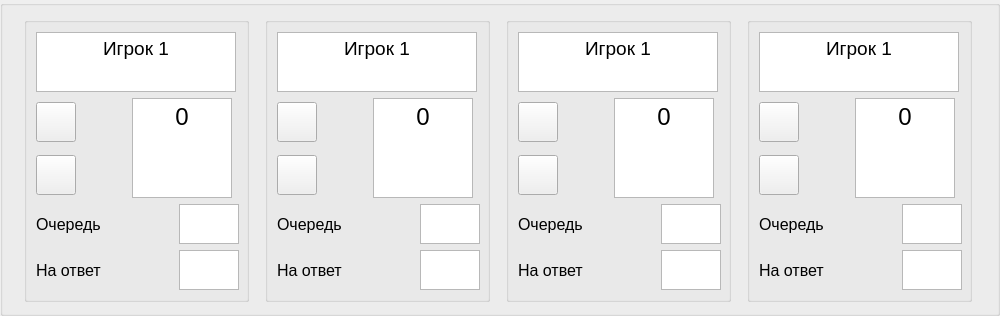
     <widget class="QGroupBox" name="playersBox">
      <property name="minimumSize">
       <size>
        <width>1000</width>
        <height>0</height>
       </size>
      </property>
      <property name="maximumSize">
       <size>
        <width>1200</width>
        <height>320</height>
       </size>
      </property>
      <property name="title">
       <string/>
      </property>
      <layout class="QHBoxLayout" name="horizontalLayout">
       <item>
        <widget class="QGroupBox" name="player1Box">
         <property name="sizePolicy">
          <sizepolicy hsizetype="Expanding" vsizetype="Expanding">
           <horstretch>0</horstretch>
           <verstretch>0</verstretch>
          </sizepolicy>
         </property>
         <property name="minimumSize">
          <size>
           <width>0</width>
           <height>0</height>
          </size>
         </property>
         <property name="maximumSize">
          <size>
           <width>225</width>
           <height>300</height>
          </size>
         </property>
         <property name="title">
          <string/>
         </property>
         <layout class="QGridLayout" name="gridLayout_4">
          <item row="0" column="0" colspan="4">
           <widget class="QTextBrowser" name="name1_Browser">
            <property name="minimumSize">
             <size>
              <width>200</width>
              <height>60</height>
             </size>
            </property>
            <property name="maximumSize">
             <size>
              <width>200</width>
              <height>60</height>
             </size>
            </property>
            <property name="font">
             <font>
              <family>Arial</family>
              <pointsize>12</pointsize>
             </font>
            </property>
            <property name="html">
             <string>&lt;!DOCTYPE HTML PUBLIC &quot;-//W3C//DTD HTML 4.0//EN&quot; &quot;http://www.w3.org/TR/REC-html40/strict.dtd&quot;&gt;
&lt;html&gt;&lt;head&gt;&lt;meta name=&quot;qrichtext&quot; content=&quot;1&quot; /&gt;&lt;style type=&quot;text/css&quot;&gt;
p, li { white-space: pre-wrap; }
&lt;/style&gt;&lt;/head&gt;&lt;body style=&quot; font-family:'Arial'; font-size:12pt; font-weight:400; font-style:normal;&quot;&gt;
&lt;p align=&quot;center&quot; style=&quot; margin-top:0px; margin-bottom:0px; margin-left:0px; margin-right:0px; -qt-block-indent:0; text-indent:0px;&quot;&gt;&lt;span style=&quot; font-family:'MS Shell Dlg 2'; font-size:14pt;&quot;&gt;Игрок 1&lt;/span&gt;&lt;/p&gt;&lt;/body&gt;&lt;/html&gt;</string>
            </property>
           </widget>
          </item>
          <item row="1" column="0">
           <widget class="QPushButton" name="plus1Button">
            <property name="minimumSize">
             <size>
              <width>40</width>
              <height>40</height>
             </size>
            </property>
            <property name="maximumSize">
             <size>
              <width>40</width>
              <height>40</height>
             </size>
            </property>
            <property name="font">
             <font>
              <family>Arial</family>
              <pointsize>12</pointsize>
             </font>
            </property>
            <property name="text">
             <string/>
            </property>
           </widget>
          </item>
          <item row="1" column="2" rowspan="2" colspan="2">
           <widget class="QTextBrowser" name="sum1_Browser">
            <property name="minimumSize">
             <size>
              <width>100</width>
              <height>100</height>
             </size>
            </property>
            <property name="maximumSize">
             <size>
              <width>100</width>
              <height>100</height>
             </size>
            </property>
            <property name="font">
             <font>
              <family>Arial</family>
              <pointsize>24</pointsize>
             </font>
            </property>
            <property name="html">
             <string>&lt;!DOCTYPE HTML PUBLIC &quot;-//W3C//DTD HTML 4.0//EN&quot; &quot;http://www.w3.org/TR/REC-html40/strict.dtd&quot;&gt;
&lt;html&gt;&lt;head&gt;&lt;meta name=&quot;qrichtext&quot; content=&quot;1&quot; /&gt;&lt;style type=&quot;text/css&quot;&gt;
p, li { white-space: pre-wrap; }
&lt;/style&gt;&lt;/head&gt;&lt;body style=&quot; font-family:'Arial'; font-size:24pt; font-weight:400; font-style:normal;&quot;&gt;
&lt;p align=&quot;center&quot; style=&quot; margin-top:0px; margin-bottom:0px; margin-left:0px; margin-right:0px; -qt-block-indent:0; text-indent:0px;&quot;&gt;&lt;span style=&quot; font-size:18pt;&quot;&gt;0&lt;/span&gt;&lt;/p&gt;&lt;/body&gt;&lt;/html&gt;</string>
            </property>
           </widget>
          </item>
          <item row="2" column="0">
           <widget class="QPushButton" name="minus1Button">
            <property name="minimumSize">
             <size>
              <width>40</width>
              <height>40</height>
             </size>
            </property>
            <property name="maximumSize">
             <size>
              <width>40</width>
              <height>40</height>
             </size>
            </property>
            <property name="font">
             <font>
              <family>Arial</family>
              <pointsize>12</pointsize>
             </font>
            </property>
            <property name="text">
             <string/>
            </property>
           </widget>
          </item>
          <item row="3" column="0" colspan="2">
           <widget class="QLabel" name="queue1Label">
            <property name="minimumSize">
             <size>
              <width>90</width>
              <height>0</height>
             </size>
            </property>
            <property name="font">
             <font>
              <family>Arial</family>
              <pointsize>12</pointsize>
             </font>
            </property>
            <property name="text">
             <string>Очередь</string>
            </property>
           </widget>
          </item>
          <item row="3" column="3">
           <widget class="QTextBrowser" name="queue1Browser">
            <property name="minimumSize">
             <size>
              <width>60</width>
              <height>40</height>
             </size>
            </property>
            <property name="maximumSize">
             <size>
              <width>60</width>
              <height>40</height>
             </size>
            </property>
            <property name="font">
             <font>
              <family>Arial</family>
              <pointsize>12</pointsize>
             </font>
            </property>
           </widget>
          </item>
          <item row="4" column="0" colspan="2">
           <widget class="QLabel" name="timerP1Label">
            <property name="minimumSize">
             <size>
              <width>90</width>
              <height>0</height>
             </size>
            </property>
            <property name="font">
             <font>
              <family>Arial</family>
              <pointsize>12</pointsize>
             </font>
            </property>
            <property name="text">
             <string>На ответ</string>
            </property>
           </widget>
          </item>
          <item row="4" column="3">
           <widget class="QTextBrowser" name="timerP1Browser">
            <property name="minimumSize">
             <size>
              <width>60</width>
              <height>40</height>
             </size>
            </property>
            <property name="maximumSize">
             <size>
              <width>60</width>
              <height>40</height>
             </size>
            </property>
            <property name="font">
             <font>
              <family>Arial</family>
              <pointsize>12</pointsize>
             </font>
            </property>
           </widget>
          </item>
         </layout>
        </widget>
       </item>
       <item>
        <widget class="QGroupBox" name="player2Box">
         <property name="sizePolicy">
          <sizepolicy hsizetype="Expanding" vsizetype="Expanding">
           <horstretch>0</horstretch>
           <verstretch>0</verstretch>
          </sizepolicy>
         </property>
         <property name="minimumSize">
          <size>
           <width>0</width>
           <height>0</height>
          </size>
         </property>
         <property name="maximumSize">
          <size>
           <width>225</width>
           <height>300</height>
          </size>
         </property>
         <property name="title">
          <string/>
         </property>
         <layout class="QGridLayout" name="gridLayout_3">
          <item row="0" column="0" colspan="4">
           <widget class="QTextBrowser" name="name2_Browser">
            <property name="minimumSize">
             <size>
              <width>200</width>
              <height>60</height>
             </size>
            </property>
            <property name="maximumSize">
             <size>
              <width>200</width>
              <height>60</height>
             </size>
            </property>
            <property name="font">
             <font>
              <family>Arial</family>
              <pointsize>12</pointsize>
             </font>
            </property>
            <property name="html">
             <string>&lt;!DOCTYPE HTML PUBLIC &quot;-//W3C//DTD HTML 4.0//EN&quot; &quot;http://www.w3.org/TR/REC-html40/strict.dtd&quot;&gt;
&lt;html&gt;&lt;head&gt;&lt;meta name=&quot;qrichtext&quot; content=&quot;1&quot; /&gt;&lt;style type=&quot;text/css&quot;&gt;
p, li { white-space: pre-wrap; }
&lt;/style&gt;&lt;/head&gt;&lt;body style=&quot; font-family:'Arial'; font-size:12pt; font-weight:400; font-style:normal;&quot;&gt;
&lt;p align=&quot;center&quot; style=&quot; margin-top:0px; margin-bottom:0px; margin-left:0px; margin-right:0px; -qt-block-indent:0; text-indent:0px;&quot;&gt;&lt;span style=&quot; font-family:'MS Shell Dlg 2'; font-size:14pt;&quot;&gt;Игрок 1&lt;/span&gt;&lt;/p&gt;&lt;/body&gt;&lt;/html&gt;</string>
            </property>
           </widget>
          </item>
          <item row="1" column="0">
           <widget class="QPushButton" name="plus2Button">
            <property name="minimumSize">
             <size>
              <width>40</width>
              <height>40</height>
             </size>
            </property>
            <property name="maximumSize">
             <size>
              <width>40</width>
              <height>40</height>
             </size>
            </property>
            <property name="font">
             <font>
              <family>Arial</family>
              <pointsize>12</pointsize>
             </font>
            </property>
            <property name="text">
             <string/>
            </property>
           </widget>
          </item>
          <item row="1" column="2" rowspan="2" colspan="2">
           <widget class="QTextBrowser" name="sum2_Browser">
            <property name="minimumSize">
             <size>
              <width>100</width>
              <height>100</height>
             </size>
            </property>
            <property name="maximumSize">
             <size>
              <width>100</width>
              <height>100</height>
             </size>
            </property>
            <property name="font">
             <font>
              <family>Arial</family>
              <pointsize>24</pointsize>
             </font>
            </property>
            <property name="html">
             <string>&lt;!DOCTYPE HTML PUBLIC &quot;-//W3C//DTD HTML 4.0//EN&quot; &quot;http://www.w3.org/TR/REC-html40/strict.dtd&quot;&gt;
&lt;html&gt;&lt;head&gt;&lt;meta name=&quot;qrichtext&quot; content=&quot;1&quot; /&gt;&lt;style type=&quot;text/css&quot;&gt;
p, li { white-space: pre-wrap; }
&lt;/style&gt;&lt;/head&gt;&lt;body style=&quot; font-family:'Arial'; font-size:24pt; font-weight:400; font-style:normal;&quot;&gt;
&lt;p align=&quot;center&quot; style=&quot; margin-top:0px; margin-bottom:0px; margin-left:0px; margin-right:0px; -qt-block-indent:0; text-indent:0px;&quot;&gt;&lt;span style=&quot; font-size:18pt;&quot;&gt;0&lt;/span&gt;&lt;/p&gt;&lt;/body&gt;&lt;/html&gt;</string>
            </property>
           </widget>
          </item>
          <item row="2" column="0">
           <widget class="QPushButton" name="minus2Button">
            <property name="minimumSize">
             <size>
              <width>40</width>
              <height>40</height>
             </size>
            </property>
            <property name="maximumSize">
             <size>
              <width>40</width>
              <height>40</height>
             </size>
            </property>
            <property name="font">
             <font>
              <family>Arial</family>
              <pointsize>12</pointsize>
             </font>
            </property>
            <property name="text">
             <string/>
            </property>
           </widget>
          </item>
          <item row="3" column="0" colspan="2">
           <widget class="QLabel" name="queue2Label">
            <property name="minimumSize">
             <size>
              <width>90</width>
              <height>0</height>
             </size>
            </property>
            <property name="font">
             <font>
              <family>Arial</family>
              <pointsize>12</pointsize>
             </font>
            </property>
            <property name="text">
             <string>Очередь</string>
            </property>
           </widget>
          </item>
          <item row="3" column="3">
           <widget class="QTextBrowser" name="queue2Browser">
            <property name="minimumSize">
             <size>
              <width>60</width>
              <height>40</height>
             </size>
            </property>
            <property name="maximumSize">
             <size>
              <width>60</width>
              <height>40</height>
             </size>
            </property>
            <property name="font">
             <font>
              <family>Arial</family>
              <pointsize>12</pointsize>
             </font>
            </property>
           </widget>
          </item>
          <item row="4" column="0" colspan="2">
           <widget class="QLabel" name="timerP2Label">
            <property name="minimumSize">
             <size>
              <width>90</width>
              <height>0</height>
             </size>
            </property>
            <property name="font">
             <font>
              <family>Arial</family>
              <pointsize>12</pointsize>
             </font>
            </property>
            <property name="text">
             <string>На ответ</string>
            </property>
           </widget>
          </item>
          <item row="4" column="3">
           <widget class="QTextBrowser" name="timerP2Browser">
            <property name="minimumSize">
             <size>
              <width>60</width>
              <height>40</height>
             </size>
            </property>
            <property name="maximumSize">
             <size>
              <width>60</width>
              <height>40</height>
             </size>
            </property>
            <property name="font">
             <font>
              <family>Arial</family>
              <pointsize>12</pointsize>
             </font>
            </property>
           </widget>
          </item>
         </layout>
        </widget>
       </item>
       <item>
        <widget class="QGroupBox" name="player3Box">
         <property name="sizePolicy">
          <sizepolicy hsizetype="Expanding" vsizetype="Expanding">
           <horstretch>0</horstretch>
           <verstretch>0</verstretch>
          </sizepolicy>
         </property>
         <property name="minimumSize">
          <size>
           <width>0</width>
           <height>0</height>
          </size>
         </property>
         <property name="maximumSize">
          <size>
           <width>225</width>
           <height>300</height>
          </size>
         </property>
         <property name="title">
          <string/>
         </property>
         <layout class="QGridLayout" name="gridLayout_2">
          <item row="0" column="0" colspan="4">
           <widget class="QTextBrowser" name="name3_Browser">
            <property name="minimumSize">
             <size>
              <width>200</width>
              <height>60</height>
             </size>
            </property>
            <property name="maximumSize">
             <size>
              <width>200</width>
              <height>60</height>
             </size>
            </property>
            <property name="font">
             <font>
              <family>Arial</family>
              <pointsize>12</pointsize>
             </font>
            </property>
            <property name="html">
             <string>&lt;!DOCTYPE HTML PUBLIC &quot;-//W3C//DTD HTML 4.0//EN&quot; &quot;http://www.w3.org/TR/REC-html40/strict.dtd&quot;&gt;
&lt;html&gt;&lt;head&gt;&lt;meta name=&quot;qrichtext&quot; content=&quot;1&quot; /&gt;&lt;style type=&quot;text/css&quot;&gt;
p, li { white-space: pre-wrap; }
&lt;/style&gt;&lt;/head&gt;&lt;body style=&quot; font-family:'Arial'; font-size:12pt; font-weight:400; font-style:normal;&quot;&gt;
&lt;p align=&quot;center&quot; style=&quot; margin-top:0px; margin-bottom:0px; margin-left:0px; margin-right:0px; -qt-block-indent:0; text-indent:0px;&quot;&gt;&lt;span style=&quot; font-family:'MS Shell Dlg 2'; font-size:14pt;&quot;&gt;Игрок 1&lt;/span&gt;&lt;/p&gt;&lt;/body&gt;&lt;/html&gt;</string>
            </property>
           </widget>
          </item>
          <item row="1" column="0">
           <widget class="QPushButton" name="plus3Button">
            <property name="minimumSize">
             <size>
              <width>40</width>
              <height>40</height>
             </size>
            </property>
            <property name="maximumSize">
             <size>
              <width>40</width>
              <height>40</height>
             </size>
            </property>
            <property name="font">
             <font>
              <family>Arial</family>
              <pointsize>12</pointsize>
             </font>
            </property>
            <property name="text">
             <string/>
            </property>
           </widget>
          </item>
          <item row="1" column="2" rowspan="2" colspan="2">
           <widget class="QTextBrowser" name="sum3_Browser">
            <property name="minimumSize">
             <size>
              <width>100</width>
              <height>100</height>
             </size>
            </property>
            <property name="maximumSize">
             <size>
              <width>100</width>
              <height>100</height>
             </size>
            </property>
            <property name="font">
             <font>
              <family>Arial</family>
              <pointsize>24</pointsize>
             </font>
            </property>
            <property name="html">
             <string>&lt;!DOCTYPE HTML PUBLIC &quot;-//W3C//DTD HTML 4.0//EN&quot; &quot;http://www.w3.org/TR/REC-html40/strict.dtd&quot;&gt;
&lt;html&gt;&lt;head&gt;&lt;meta name=&quot;qrichtext&quot; content=&quot;1&quot; /&gt;&lt;style type=&quot;text/css&quot;&gt;
p, li { white-space: pre-wrap; }
&lt;/style&gt;&lt;/head&gt;&lt;body style=&quot; font-family:'Arial'; font-size:24pt; font-weight:400; font-style:normal;&quot;&gt;
&lt;p align=&quot;center&quot; style=&quot; margin-top:0px; margin-bottom:0px; margin-left:0px; margin-right:0px; -qt-block-indent:0; text-indent:0px;&quot;&gt;&lt;span style=&quot; font-size:18pt;&quot;&gt;0&lt;/span&gt;&lt;/p&gt;&lt;/body&gt;&lt;/html&gt;</string>
            </property>
           </widget>
          </item>
          <item row="2" column="0">
           <widget class="QPushButton" name="minus3Button">
            <property name="minimumSize">
             <size>
              <width>40</width>
              <height>40</height>
             </size>
            </property>
            <property name="maximumSize">
             <size>
              <width>40</width>
              <height>40</height>
             </size>
            </property>
            <property name="font">
             <font>
              <family>Arial</family>
              <pointsize>12</pointsize>
             </font>
            </property>
            <property name="text">
             <string/>
            </property>
           </widget>
          </item>
          <item row="3" column="0" colspan="2">
           <widget class="QLabel" name="queue3Label">
            <property name="minimumSize">
             <size>
              <width>90</width>
              <height>0</height>
             </size>
            </property>
            <property name="font">
             <font>
              <family>Arial</family>
              <pointsize>12</pointsize>
             </font>
            </property>
            <property name="text">
             <string>Очередь</string>
            </property>
           </widget>
          </item>
          <item row="3" column="3">
           <widget class="QTextBrowser" name="queue3Browser">
            <property name="minimumSize">
             <size>
              <width>60</width>
              <height>40</height>
             </size>
            </property>
            <property name="maximumSize">
             <size>
              <width>60</width>
              <height>40</height>
             </size>
            </property>
            <property name="font">
             <font>
              <family>Arial</family>
              <pointsize>12</pointsize>
             </font>
            </property>
           </widget>
          </item>
          <item row="4" column="0" colspan="2">
           <widget class="QLabel" name="timerP3Label">
            <property name="minimumSize">
             <size>
              <width>90</width>
              <height>0</height>
             </size>
            </property>
            <property name="font">
             <font>
              <family>Arial</family>
              <pointsize>12</pointsize>
             </font>
            </property>
            <property name="text">
             <string>На ответ</string>
            </property>
           </widget>
          </item>
          <item row="4" column="3">
           <widget class="QTextBrowser" name="timerP3Browser">
            <property name="minimumSize">
             <size>
              <width>60</width>
              <height>40</height>
             </size>
            </property>
            <property name="maximumSize">
             <size>
              <width>60</width>
              <height>40</height>
             </size>
            </property>
            <property name="font">
             <font>
              <family>Arial</family>
              <pointsize>12</pointsize>
             </font>
            </property>
           </widget>
          </item>
         </layout>
        </widget>
       </item>
       <item>
        <widget class="QGroupBox" name="player4Box">
         <property name="sizePolicy">
          <sizepolicy hsizetype="Expanding" vsizetype="Expanding">
           <horstretch>0</horstretch>
           <verstretch>0</verstretch>
          </sizepolicy>
         </property>
         <property name="minimumSize">
          <size>
           <width>0</width>
           <height>0</height>
          </size>
         </property>
         <property name="maximumSize">
          <size>
           <width>225</width>
           <height>300</height>
          </size>
         </property>
         <property name="title">
          <string/>
         </property>
         <layout class="QGridLayout" name="gridLayout">
          <item row="0" column="0" colspan="4">
           <widget class="QTextBrowser" name="name4_Browser">
            <property name="minimumSize">
             <size>
              <width>200</width>
              <height>60</height>
             </size>
            </property>
            <property name="maximumSize">
             <size>
              <width>200</width>
              <height>60</height>
             </size>
            </property>
            <property name="font">
             <font>
              <family>Arial</family>
              <pointsize>12</pointsize>
             </font>
            </property>
            <property name="html">
             <string>&lt;!DOCTYPE HTML PUBLIC &quot;-//W3C//DTD HTML 4.0//EN&quot; &quot;http://www.w3.org/TR/REC-html40/strict.dtd&quot;&gt;
&lt;html&gt;&lt;head&gt;&lt;meta name=&quot;qrichtext&quot; content=&quot;1&quot; /&gt;&lt;style type=&quot;text/css&quot;&gt;
p, li { white-space: pre-wrap; }
&lt;/style&gt;&lt;/head&gt;&lt;body style=&quot; font-family:'Arial'; font-size:12pt; font-weight:400; font-style:normal;&quot;&gt;
&lt;p align=&quot;center&quot; style=&quot; margin-top:0px; margin-bottom:0px; margin-left:0px; margin-right:0px; -qt-block-indent:0; text-indent:0px;&quot;&gt;&lt;span style=&quot; font-family:'MS Shell Dlg 2'; font-size:14pt;&quot;&gt;Игрок 1&lt;/span&gt;&lt;/p&gt;&lt;/body&gt;&lt;/html&gt;</string>
            </property>
           </widget>
          </item>
          <item row="1" column="0">
           <widget class="QPushButton" name="plus4Button">
            <property name="minimumSize">
             <size>
              <width>40</width>
              <height>40</height>
             </size>
            </property>
            <property name="maximumSize">
             <size>
              <width>40</width>
              <height>40</height>
             </size>
            </property>
            <property name="font">
             <font>
              <family>Arial</family>
              <pointsize>12</pointsize>
             </font>
            </property>
            <property name="text">
             <string/>
            </property>
           </widget>
          </item>
          <item row="1" column="2" rowspan="2" colspan="2">
           <widget class="QTextBrowser" name="sum4_Browser">
            <property name="minimumSize">
             <size>
              <width>100</width>
              <height>100</height>
             </size>
            </property>
            <property name="maximumSize">
             <size>
              <width>100</width>
              <height>100</height>
             </size>
            </property>
            <property name="font">
             <font>
              <family>Arial</family>
              <pointsize>24</pointsize>
             </font>
            </property>
            <property name="html">
             <string>&lt;!DOCTYPE HTML PUBLIC &quot;-//W3C//DTD HTML 4.0//EN&quot; &quot;http://www.w3.org/TR/REC-html40/strict.dtd&quot;&gt;
&lt;html&gt;&lt;head&gt;&lt;meta name=&quot;qrichtext&quot; content=&quot;1&quot; /&gt;&lt;style type=&quot;text/css&quot;&gt;
p, li { white-space: pre-wrap; }
&lt;/style&gt;&lt;/head&gt;&lt;body style=&quot; font-family:'Arial'; font-size:24pt; font-weight:400; font-style:normal;&quot;&gt;
&lt;p align=&quot;center&quot; style=&quot; margin-top:0px; margin-bottom:0px; margin-left:0px; margin-right:0px; -qt-block-indent:0; text-indent:0px;&quot;&gt;&lt;span style=&quot; font-size:18pt;&quot;&gt;0&lt;/span&gt;&lt;/p&gt;&lt;/body&gt;&lt;/html&gt;</string>
            </property>
           </widget>
          </item>
          <item row="2" column="0">
           <widget class="QPushButton" name="minus4Button">
            <property name="minimumSize">
             <size>
              <width>40</width>
              <height>40</height>
             </size>
            </property>
            <property name="maximumSize">
             <size>
              <width>40</width>
              <height>40</height>
             </size>
            </property>
            <property name="font">
             <font>
              <family>Arial</family>
              <pointsize>12</pointsize>
             </font>
            </property>
            <property name="text">
             <string/>
            </property>
           </widget>
          </item>
          <item row="3" column="0" colspan="2">
           <widget class="QLabel" name="queue4Label">
            <property name="minimumSize">
             <size>
              <width>90</width>
              <height>0</height>
             </size>
            </property>
            <property name="font">
             <font>
              <family>Arial</family>
              <pointsize>12</pointsize>
             </font>
            </property>
            <property name="text">
             <string>Очередь</string>
            </property>
           </widget>
          </item>
          <item row="3" column="3">
           <widget class="QTextBrowser" name="queue4Browser">
            <property name="minimumSize">
             <size>
              <width>60</width>
              <height>40</height>
             </size>
            </property>
            <property name="maximumSize">
             <size>
              <width>60</width>
              <height>40</height>
             </size>
            </property>
            <property name="font">
             <font>
              <family>Arial</family>
              <pointsize>12</pointsize>
             </font>
            </property>
           </widget>
          </item>
          <item row="4" column="0" colspan="2">
           <widget class="QLabel" name="timerP4Label">
            <property name="minimumSize">
             <size>
              <width>90</width>
              <height>0</height>
             </size>
            </property>
            <property name="font">
             <font>
              <family>Arial</family>
              <pointsize>12</pointsize>
             </font>
            </property>
            <property name="text">
             <string>На ответ</string>
            </property>
           </widget>
          </item>
          <item row="4" column="3">
           <widget class="QTextBrowser" name="timerP4Browser">
            <property name="minimumSize">
             <size>
              <width>60</width>
              <height>40</height>
             </size>
            </property>
            <property name="maximumSize">
             <size>
              <width>60</width>
              <height>40</height>
             </size>
            </property>
            <property name="font">
             <font>
              <family>Arial</family>
              <pointsize>12</pointsize>
             </font>
            </property>
           </widget>
          </item>
         </layout>
        </widget>
       </item>
      </layout>
     </widget>
